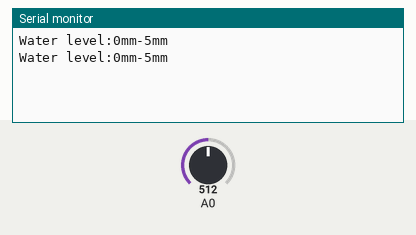
A sketch run on a simulated Arduino Uno, built with avr-gcc and run on an emulated ATmega328P. On the bench: the last lines printed to the serial monitor. The test bench sets the inputs (shaded band); at power-on: A0 = 512.

Above: at 1.8 s.
1.9 s: A0 set to 487
At 2.8 s:
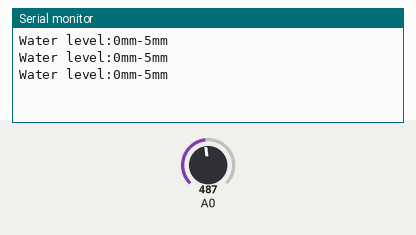
3.4 s: A0 set to 468
At 4.6 s:
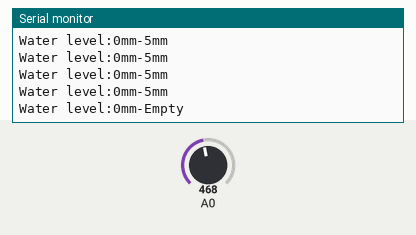

The sketch:

water_level_navya.ino
```cpp
int value;


void setup() {
  // put your setup code here, to run once:
Serial.begin(9600);
}

void loop() {
  // put your main code here, to run repeatedly:
value=analogRead(A0);
if(value<=480){
  Serial.println("Water level:0mm-Empty");
}
else if(value>480 && value<=530)
{
  Serial.println("Water level:0mm-5mm");

}
else if(value>530 && value<=615){
 Serial.println("Water level:5mm-10mm");
}
else if(value>615 && value<=660){
 Serial.println("Water level:10mm-15mm");
}
else if(value>660 && value<=680){
 Serial.println("Water level:15mm-20mm");
}
else if(value>680 && value<=690){
 Serial.println("Water level:20mm-25mm");
}
else if(value>690 && value<=700){
 Serial.println("Water level:25mm-30mm");
}
else if(value>700 && value<=705){
 Serial.println("Water level:30mm-35mm");
}
else if(value>705){
 Serial.println("Water level:35mm to 40mm");
}
delay(1000);
}
```

Measured:
- the behaviour switches between 481 and 480 on A0 (found by bisection; images 1 and 2)
- after the input at 3.4 s, the serial monitor: prints a new line after 0.60 s (image 2)
